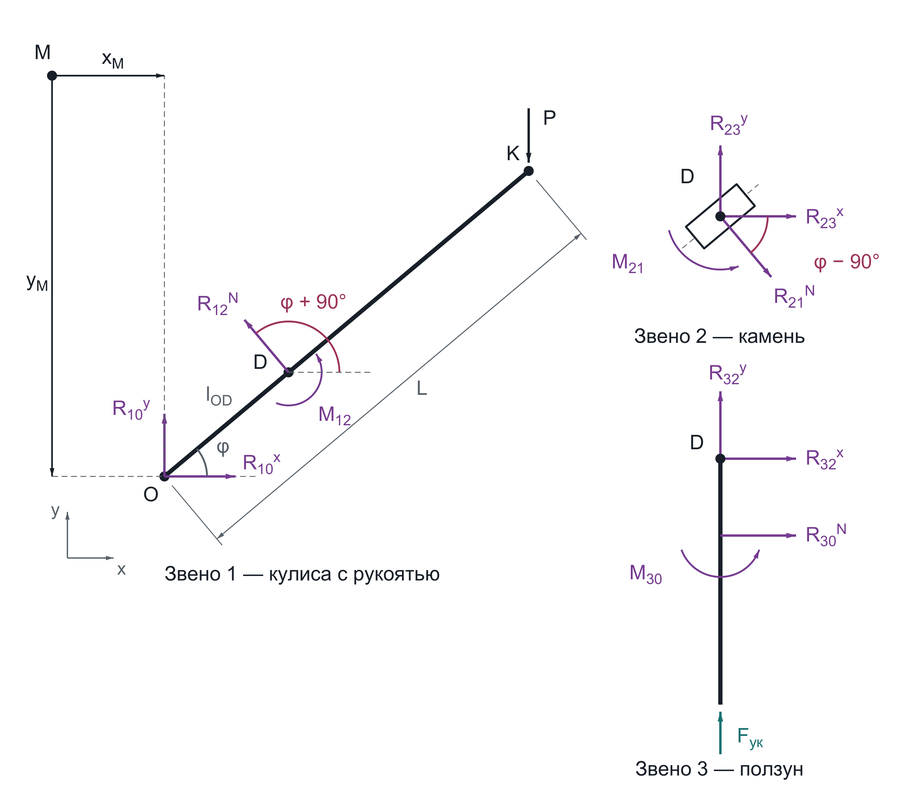
#> input picture курсовой/2026-11-23/РПЗ/_media/image10.png, 899 x 785 px, shrunk from 3040 x 2656 before the run
$ python dots_to_rings.py _media/image10.png _media/image13.png 1.0
#> lines starting #> are read from the running program, lines starting #| are printed output that depends on the picture; after the words box and inside, x2 and y2 are one past the last pixel; in counts of white or black regions, pixels touching at a corner belong together
# -*- coding: utf-8 -*-
"""эпюры РПЗ (рис. 11, 12): чёрные точки O, D, K → белые кружки с чёрным контуром (замечание преподавателя 23.11)
    python dots_to_rings.py вход.png выход.png OD/OK"""
import sys, numpy as np
from PIL import Image, ImageDraw, ImageFilter
src, dst = sys.argv[1], sys.argv[2]
im = Image.open(src).convert("RGB")
#> im is the input picture: PIL image 899x785 RGB; mean R, G, B 251, 250.7, 251.4
g = im.convert("L").point(lambda v: 0 if v < 70 else 255)
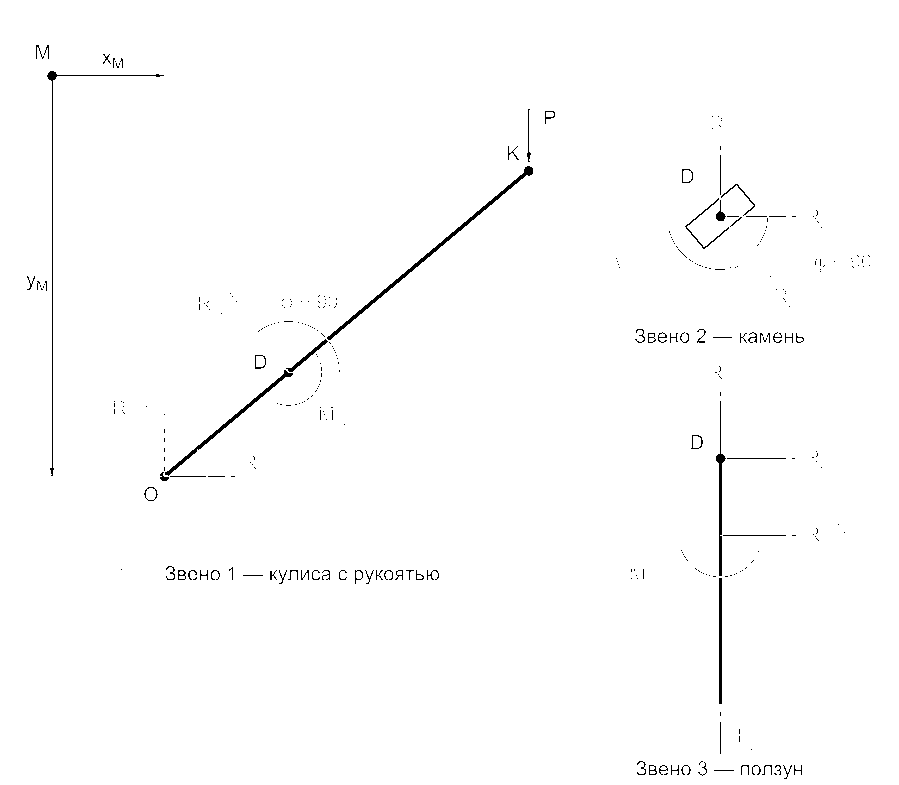
#> g: PIL image 899x785 L; 99.1% white; black in thin lines or dots, all inside (x1, y1, x2, y2) = (27, 45, 870, 779)
core = np.asarray(g.filter(ImageFilter.MaxFilter(13))) == 0          # эрозия тёмного: линии исчезают, точки остаются
#> core: shape (785, 899) bool; every value is 0
seen = np.zeros_like(core); H, W = core.shape
#> after `H, W = core.shape`: H = 785; W = 899
blobs = []
for y0, x0 in zip(*np.nonzero(core)):
    if seen[y0, x0]: continue
    st, pts = [(y0, x0)], []; seen[y0, x0] = True
    while st:
        y, x = st.pop(); pts.append((y, x))
        for dy, dx in ((1, 0), (-1, 0), (0, 1), (0, -1)):
            v, u = y + dy, x + dx
            if 0 <= v < H and 0 <= u < W and core[v, u] and not seen[v, u]:
                seen[v, u] = True; st.append((v, u))
    blobs.append(np.array(pts))
#> this loop made 0 passes
#> after the loop, blobs = []
# точка D у самой оси O сливается с толстой линией кулисы — ставим её по геометрии: D = O + (OD/OK)·(K − O)
ratio = float(sys.argv[3])
keep = [p for p in blobs if 5 <= np.ptp(p[:, 0]) + 1 <= 20 and 5 <= np.ptp(p[:, 1]) + 1 <= 20]
#> keep = []
panels = {}
for p in keep:
    cy, cx = p.mean(axis=0)
    panels.setdefault((cx < W / 2, cy < H / 2), []).append((cy, cx))
#> after the loop, panels = 0 items
extra = []; skip = []
for pts in panels.values():
    O, K = np.array(max(pts)), np.array(min(pts))            # O — нижняя, K — верхняя точка панели
    D = O + ratio * (K - O)
    extra.append(np.array([D - 3, D + 3]))
    skip.append(K)                                           # K — не шарнир: остаётся чёрной точкой (Корнеев 23.11 22:58)
#> after the loop, extra = []; skip = []
blobs += extra
d = ImageDraw.Draw(im); found = []
for p in blobs:
    h, w = np.ptp(p[:, 0]) + 1, np.ptp(p[:, 1]) + 1
    if h > 20 or w > 20 or h < 5 or w < 5 or abs(h - w) > 4:      # остаток точки после эрозии маленький и круглый; буквы/линии — нет
        continue
    cy, cx = p.mean(axis=0)
    if any(abs(cy - k[0]) < 3 and abs(cx - k[1]) < 3 for k in skip): continue
    r = (max(h, w) + 12) / 2 + 5
    d.ellipse([cx - r, cy - r, cx + r, cy + r], fill="white", outline=(23, 33, 46), width=5)
    found.append((int(cx), int(cy), int(h), int(w)))
#> after the loop, found = []
im.save(dst); print(dst, "точек:", len(found), found)
#| _media/image13.png точек: 0 []

$ run again, on курсовой/2026-11-23/РПЗ/_media/image14.png
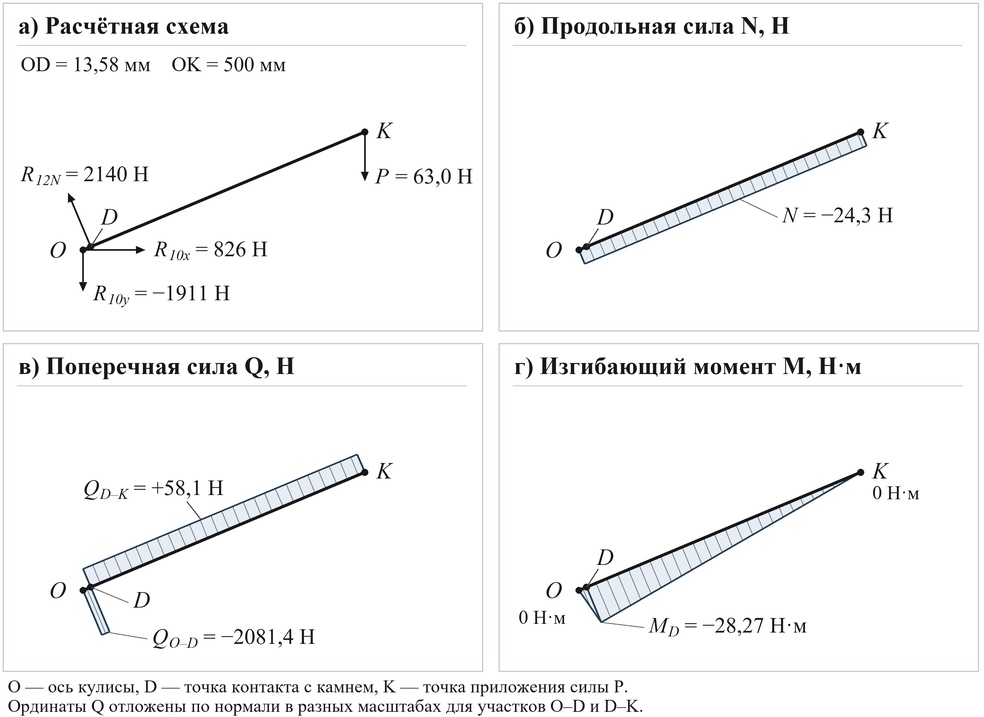
#> input picture курсовой/2026-11-23/РПЗ/_media/image14.png, 984 x 717 px, shrunk from 3040 x 2216 before the run
#> im is the input picture: PIL image 984x717 RGB; mean R, G, B 246.5, 246.8, 247.1
#> `g = im.convert("L").point(lambda v: 0 if v < 70 else 255)`:
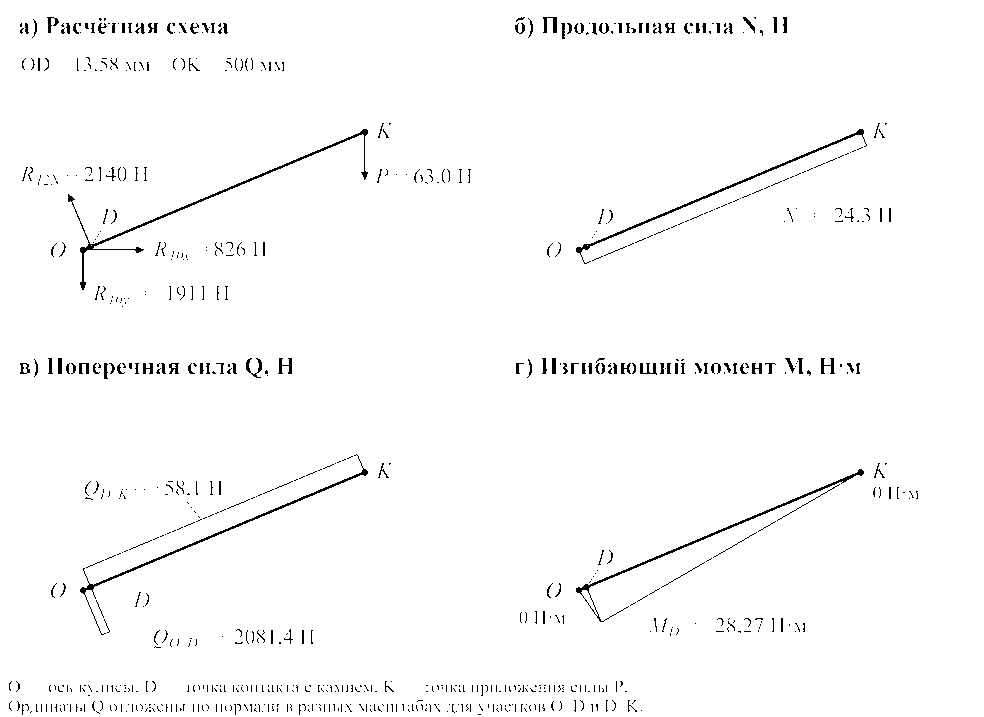
#> g: PIL image 984x717 L; 98.1% white; black in thin lines or dots, all inside (x1, y1, x2, y2) = (9, 17, 918, 715)
#> core: shape (717, 984) bool; every value is 0
#> after the loop `for y0, x0 in zip(*np.nonzero(core)):`: blobs = []
#> after the loop `for p in keep:`: panels = 0 items
#> after the loop `for pts in panels.values():`: extra = []
#| _media/image14.png точек: 0 []

$ run again, on курсовой/2026-11-23/РПЗ/_media/image17.png
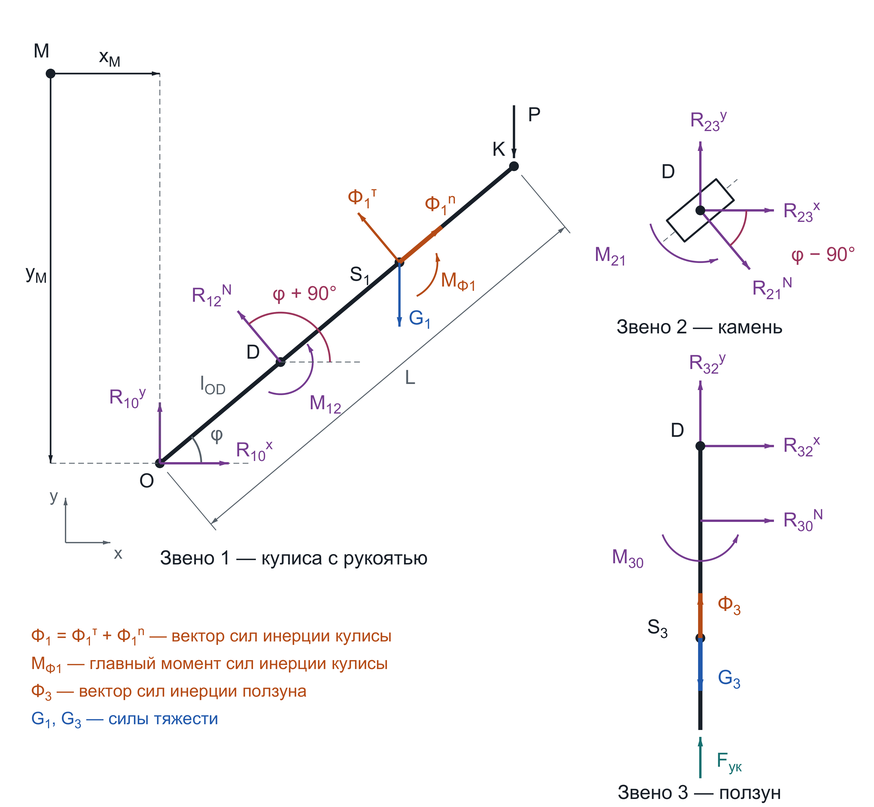
#> input picture курсовой/2026-11-23/РПЗ/_media/image17.png, 874 x 807 px, shrunk from 3040 x 2808 before the run
#> im is the input picture: PIL image 874x807 RGB; mean R, G, B 250.5, 249.5, 250
#> `g = im.convert("L").point(lambda v: 0 if v < 70 else 255)`:
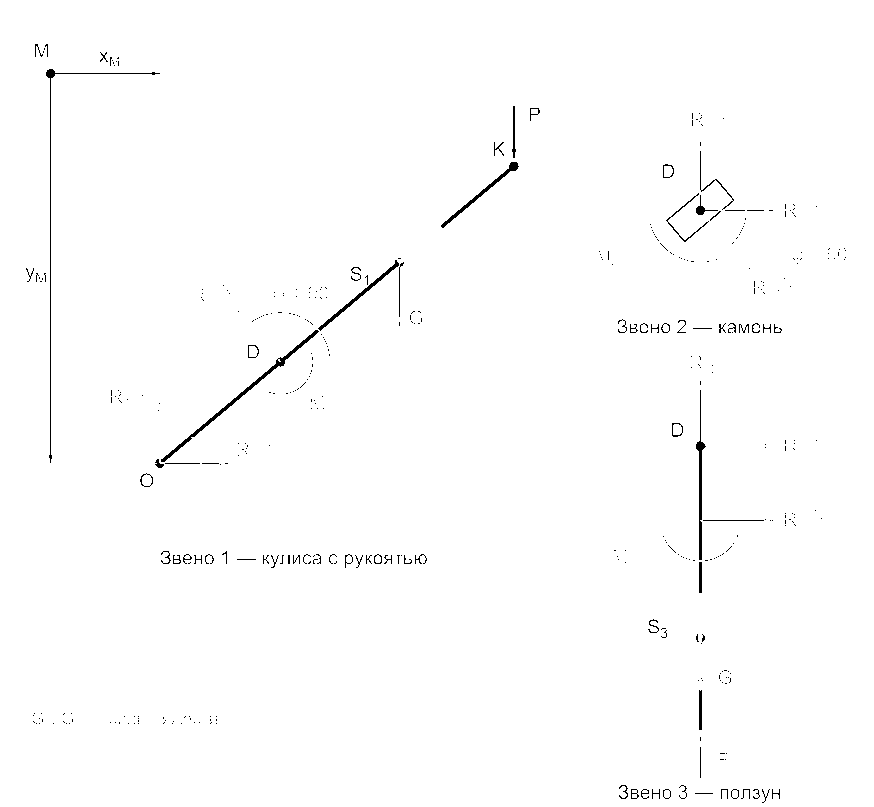
#> g: PIL image 874x807 L; 99.2% white; black in thin lines or dots, all inside (x1, y1, x2, y2) = (26, 44, 846, 803)
#> core: shape (807, 874) bool; every value is 0
#> after the loop `for y0, x0 in zip(*np.nonzero(core)):`: blobs = []
#> after the loop `for p in keep:`: panels = 0 items
#> after the loop `for pts in panels.values():`: extra = []
#| _media/image17.png точек: 0 []

$ run again, on курсовой/2026-11-23/РПЗ/_media/image19.png
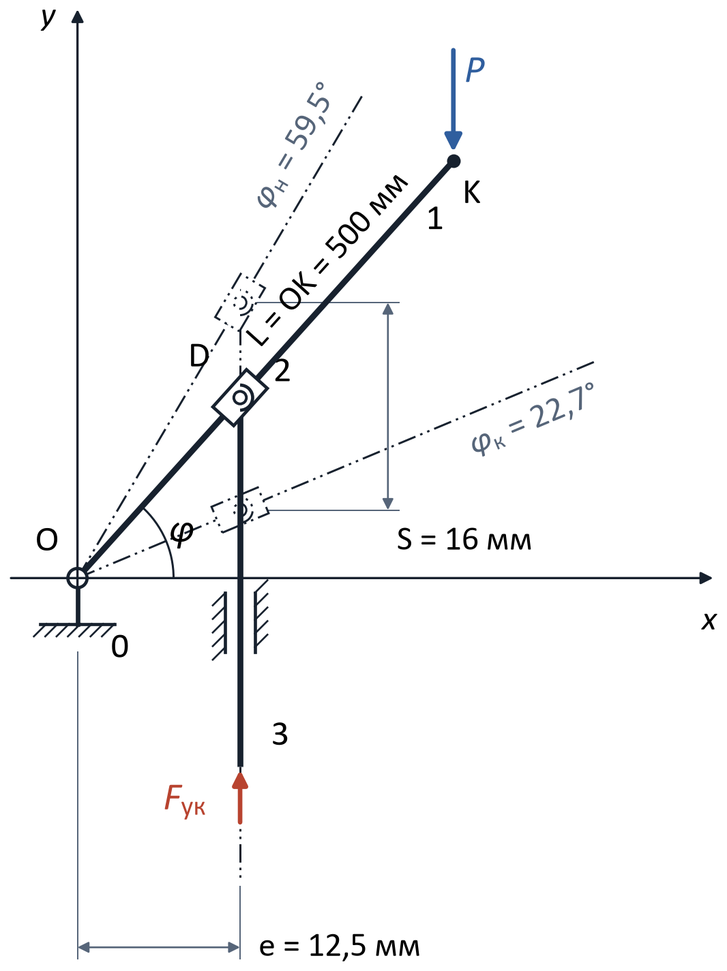
#> input picture курсовой/2026-11-23/РПЗ/_media/image19.png, 727 x 971 px, shrunk from 1066 x 1425 before the run
#> im is the input picture: PIL image 727x971 RGB; mean R, G, B 248.3, 248.5, 248.8
#> `g = im.convert("L").point(lambda v: 0 if v < 70 else 255)`:
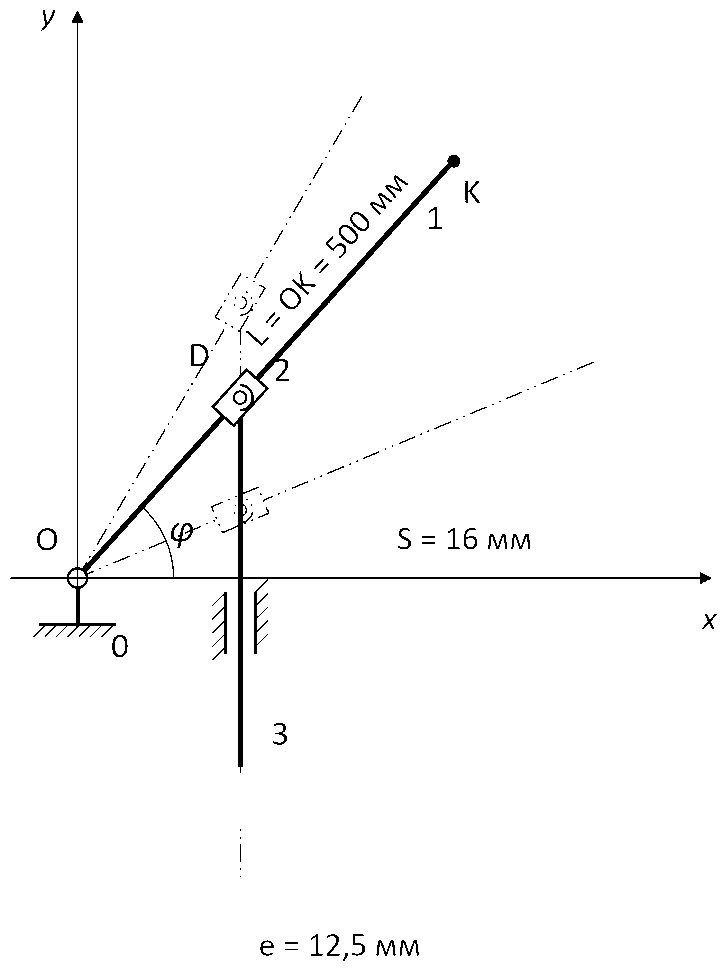
#> g: PIL image 727x971 L; 98.2% white; 146 black regions (77 under 20 px), largest, box (x1, y1, x2, y2) and area: (10, 11, 711, 773) 8298, (212, 592, 227, 660) 281, (171, 523, 201, 548) 213
#> core: shape (971, 727) bool; every value is 0
#> after the loop `for y0, x0 in zip(*np.nonzero(core)):`: blobs = []
#> after the loop `for p in keep:`: panels = 0 items
#> after the loop `for pts in panels.values():`: extra = []
#| _media/image19.png точек: 0 []
